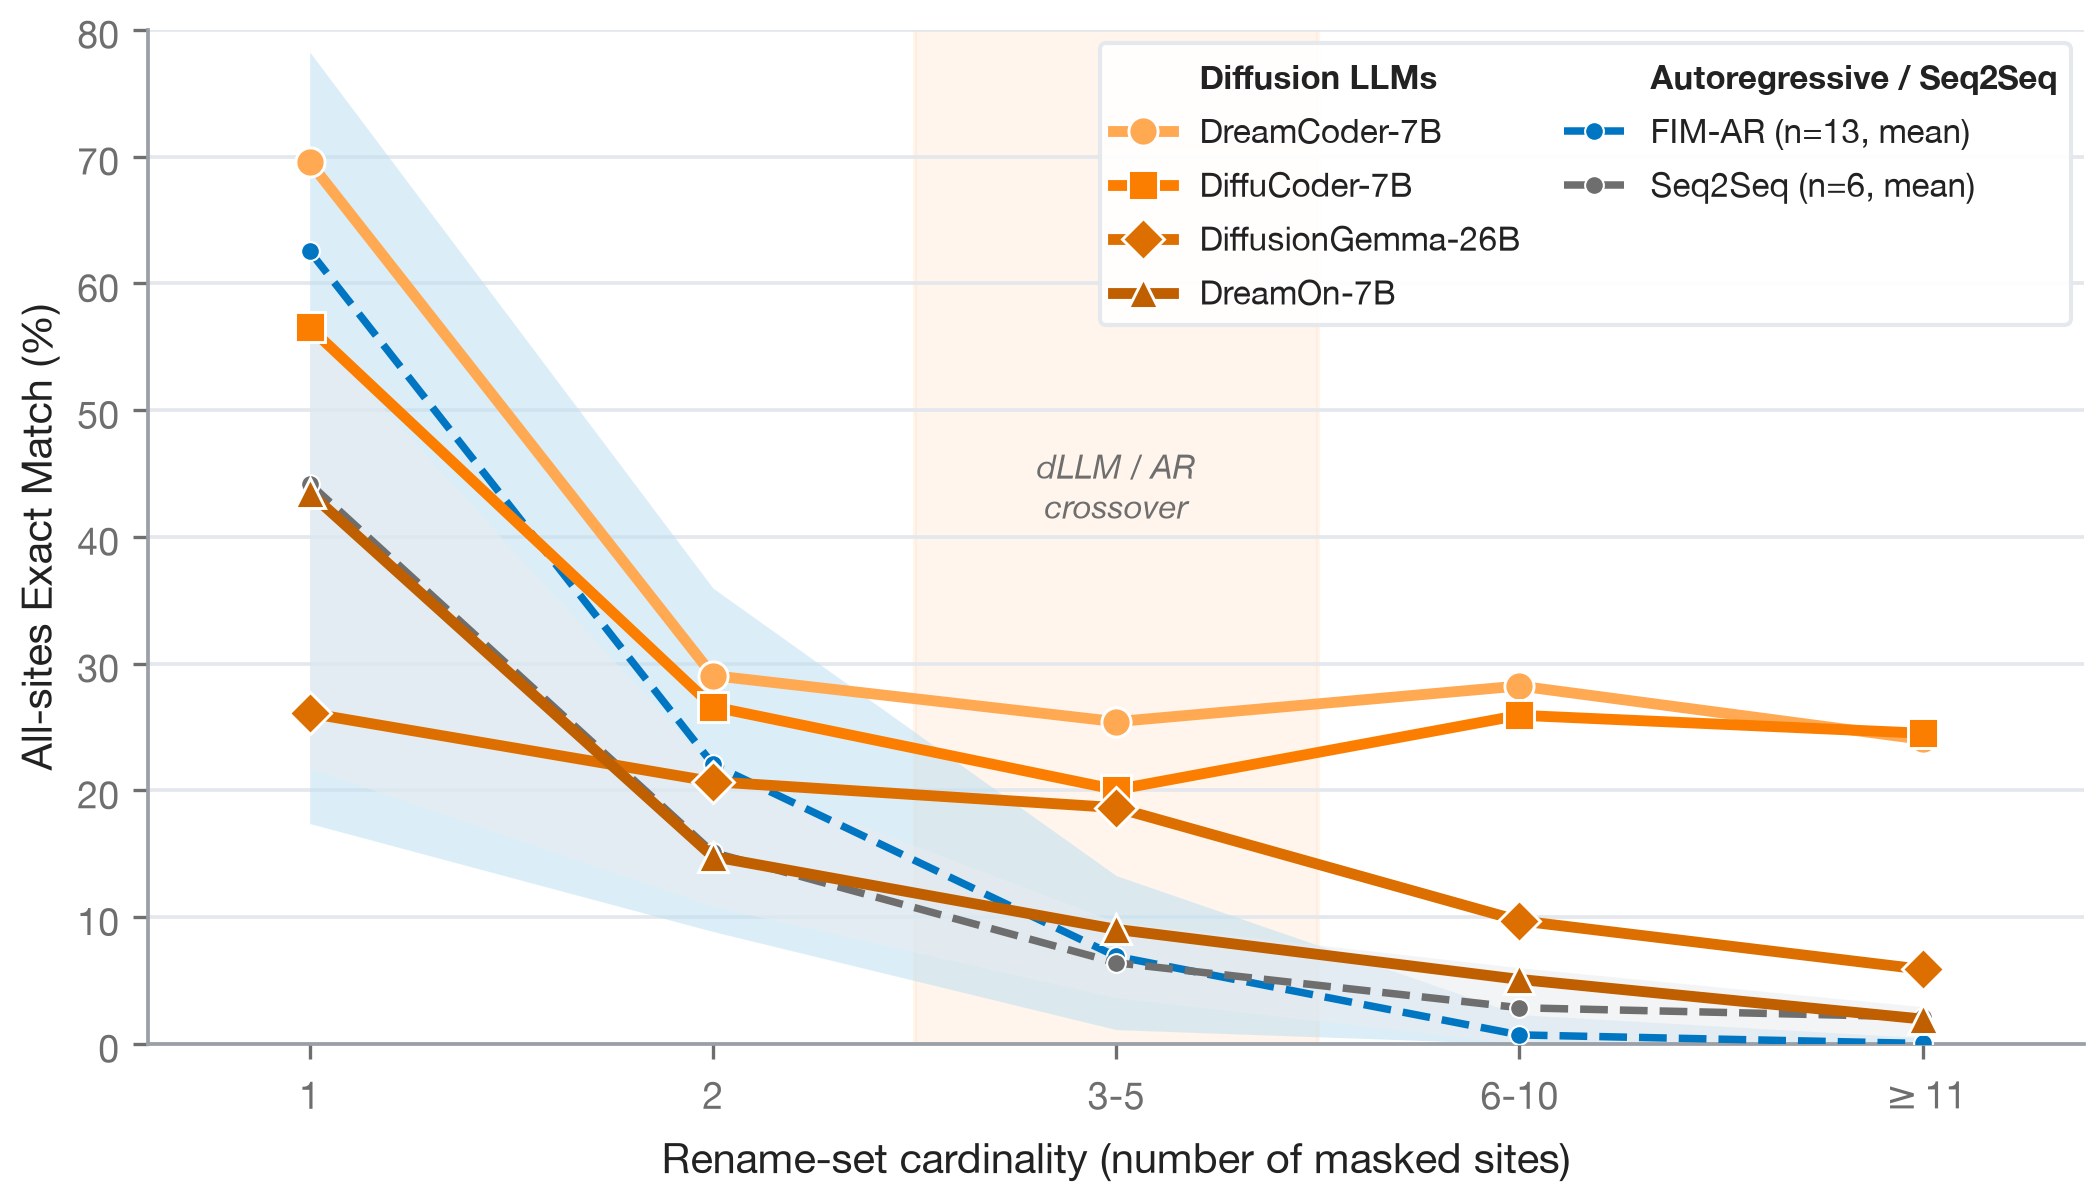

Recreate this plot in Python.
"""Fig 4 (paper) / fig05 — All-sites Exact Match vs rename-set cardinality |S|.

DATA-DRIVEN: every number is recomputed from the unified RQ1 predictions by
    python analysis/em_by_cardinality.py        -> results/unified_refineID/em_by_cardinality.csv
so the figure always reflects the authoritative leaderboard (em_gated), and new
models (DreamOn, DiffusionGemma) appear automatically.

Design — "all models" without clutter:
  * The four diffusion LLMs are drawn as distinct bold lines (orange ramp).
  * The Decoder-only (FIM-AR) and Encoder-decoder (Seq2Seq) families are each
    drawn as a min--max band + mean line, so every benchmarked model is
    represented while the dLLM/AR contrast stays legible.

Rebuilt with the unified CoReFusion blue/orange style.
"""
import os
import sys
import csv

sys.path.insert(0, os.path.dirname(os.path.abspath(__file__)))

import numpy as np
import matplotlib.pyplot as plt
from matplotlib.lines import Line2D
from matplotlib.patches import Patch

from corefusion_style import (BLUE, ORANGE, INK, GRAY, GRID, LIGHT_GRAY,
    BLUE_DARK, BLUE_MID, BLUE_LIGHT, BLUE_PALE,
    ORANGE_DARK, ORANGE_MID, ORANGE_LIGHT, ORANGE_PALE,
    apply_style, orange_ramp, savefig)
apply_style()

REPO = os.path.abspath(os.path.join(os.path.dirname(__file__), "..", ".."))
CSV = os.path.join(REPO, "results", "unified_refineID", "em_by_cardinality.csv")

# x buckets (must match analysis/em_by_cardinality.py BUCKETS)
BIN_LABELS = ["|S|=1", "|S|=2", "|S|=3-5", "|S|=6-10", "|S|>=11"]
PRETTY = {"|S|=1": "1", "|S|=2": "2", "|S|=3-5": "3-5",
          "|S|=6-10": "6-10", "|S|>=11": r"$\geq$11"}

# The diffusion LLMs to draw as distinct lines, dark -> light (high EM -> low).
DLLM_ORDER = ["DreamCoder-7B", "DiffuCoder-7B", "DiffusionGemma-26B-A4B", "DreamOn-7B"]
DLLM_LABEL = {"DiffusionGemma-26B-A4B": "DiffusionGemma-26B"}   # short legend label
DLLM_MARKERS = ["o", "s", "D", "^"]

# ── load ──────────────────────────────────────────────────────────────────
if not os.path.exists(CSV):
    sys.exit(f"missing {CSV}\n  run: python analysis/em_by_cardinality.py")

rows = list(csv.DictReader(open(CSV, encoding="utf-8")))
def series(model):
    by = {r["bucket"]: r for r in rows if r["model"] == model}
    return [float(by[b]["em_pct"]) if b in by and by[b]["em_pct"] != "" else np.nan
            for b in BIN_LABELS]

fam_models = {}
for r in rows:
    fam_models.setdefault(r["family"], set()).add(r["model"])

def family_matrix(family, exclude=()):
    ms = sorted(m for m in fam_models.get(family, ()) if m not in exclude)
    M = np.array([series(m) for m in ms]) if ms else np.empty((0, len(BIN_LABELS)))
    return ms, M

x = np.arange(len(BIN_LABELS))

# ── figure ────────────────────────────────────────────────────────────────
fig, ax = plt.subplots(figsize=(7.2, 4.2))

# crossover band over the "|S|=3-5" bucket
band_idx = BIN_LABELS.index("|S|=3-5")
ax.axvspan(band_idx - 0.5, band_idx + 0.5, color=ORANGE_PALE, alpha=0.30, zorder=0)
ax.annotate("dLLM / AR\ncrossover", xy=(band_idx, 44), ha="center", va="center",
            fontsize=8.0, style="italic", color=GRAY, zorder=1)

# ── family bands (every non-dLLM model is represented here) ────────────────
def draw_band(family, color, color_pale, label):
    ms, M = family_matrix(family)
    if M.shape[0] == 0:
        return None
    lo = np.nanmin(M, axis=0); hi = np.nanmax(M, axis=0); mean = np.nanmean(M, axis=0)
    ax.fill_between(x, lo, hi, color=color_pale, alpha=0.55, zorder=2, linewidth=0)
    h, = ax.plot(x, mean, color=color, lw=1.8, ls="--", marker="o", ms=4.5,
                 mfc=color, mec="white", mew=0.5, zorder=3,
                 label=f"{label} (n={len(ms)}, mean)")
    return h

h_ar  = draw_band("Decoder-only",     BLUE, BLUE_PALE, "FIM-AR")
h_s2s = draw_band("Encoder-decoder",  GRAY, "#E9ECEF", "Seq2Seq")

# ── dLLM distinct lines (on top) ──────────────────────────────────────────
present_dllm = [m for m in DLLM_ORDER if m in fam_models.get("dLLM", ())]
oramp = orange_ramp(max(len(present_dllm), 2))
dllm_handles = []
for (model, col, mk) in zip(present_dllm, oramp, DLLM_MARKERS):
    ys = series(model)
    h, = ax.plot(x, ys, color=col, marker=mk, mfc=col, mec="white", mew=0.7,
                 ms=7.0, lw=2.6, zorder=6, label=DLLM_LABEL.get(model, model))
    dllm_handles.append(h)

# ── axes ──────────────────────────────────────────────────────────────────
ax.set_xticks(x)
ax.set_xticklabels([PRETTY[b] for b in BIN_LABELS])
ax.set_xlim(-0.4, len(BIN_LABELS) - 0.6)
ax.set_xlabel("Rename-set cardinality (number of masked sites)")
ax.set_ylabel("All-sites Exact Match (%)")
ax.set_ylim(0, 80)
ax.set_yticks(np.arange(0, 81, 10))

# ── grouped legend: two columns, each with its heading on the TOP row ──────
# matplotlib fills legends column-major, so we pass column 1 then column 2 and
# pad the shorter column with blank entries to keep both headings aligned at top.
HEAD_D = "Diffusion LLMs"
HEAD_F = "Autoregressive / Seq2Seq"
header_d = Line2D([], [], color="none", label=HEAD_D)
header_f = Line2D([], [], color="none", label=HEAD_F)
fam_handles = [h for h in (h_ar, h_s2s) if h is not None]

col1 = [header_d] + dllm_handles          # heading + diffusion models
col2 = [header_f] + fam_handles           # heading + AR/Seq2Seq family means
nrow = max(len(col1), len(col2))
def _blank():
    return Line2D([], [], color="none", label=" ")
col1 += [_blank() for _ in range(nrow - len(col1))]
col2 += [_blank() for _ in range(nrow - len(col2))]

handles = col1 + col2                      # column-major: col1 -> left, col2 -> right
labels = [h.get_label() for h in handles]
leg = ax.legend(handles, labels, loc="upper right", ncol=2,
                handlelength=1.8, columnspacing=1.3, labelspacing=0.45,
                fontsize=8.0, borderaxespad=0.4,
                frameon=True, framealpha=0.93, edgecolor=GRID)
for txt in leg.get_texts():
    if txt.get_text() in (HEAD_D, HEAD_F):
        txt.set_fontweight("bold"); txt.set_color(INK)

fig.tight_layout()
savefig(fig, "fig05_em_by_cardinality")
plt.close(fig)
